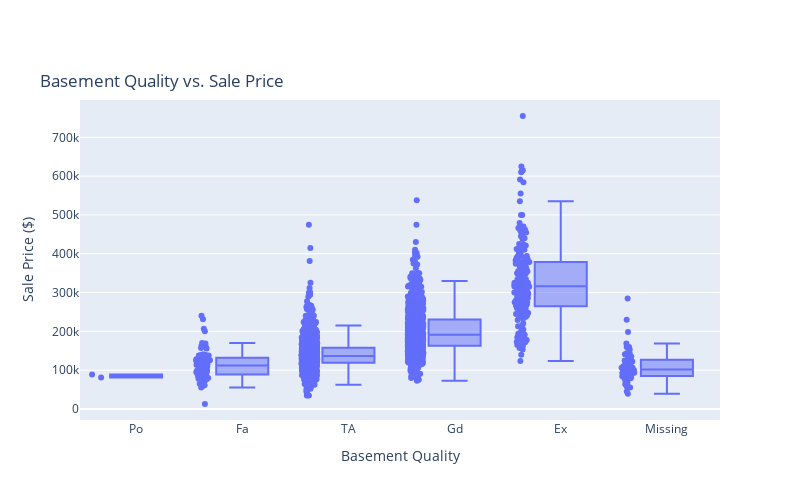

Notebook cell for this chart:
### Code cell
fig = px.box(housing, x='BsmtQual', y='SalePrice', points="all",
             title='Basement Quality vs. Sale Price',
             labels={'BsmtQual': 'Basement Quality', 'SalePrice': 'Sale Price ($)'},
             category_orders={'BsmtQual': ['Po', 'Fa', 'TA', 'Gd', 'Ex']})
fig.update_layout(
    title=dict(y=0.85),
    height=500,
    width=800)

fig.show()

### Figure 1 — Plotly figure (JSON) as saved in the notebook; plotly's stock layout.template omitted (floating-point values rounded to 4 significant figures; data arrays with more than 128 entries replaced by an {"elided": "..."} marker saying what was removed)
{"data": [{"alignmentgroup": "True", "boxpoints": "all", "hovertemplate": "Basement Quality=%{x}<br>Sale Price ($)=%{y}<extra></extra>", "legendgroup": "", "marker": {"color": "#636efa"}, "name": "", "notched": false, "offsetgroup": "", "orientation": "v", "showlegend": false, "type": "box", "x": {"elided": "2579 str values"}, "x0": " ", "xaxis": "x", "y": {"elided": "2579 int values"}, "y0": " ", "yaxis": "y"}], "layout": {"boxmode": "group", "height": 500, "legend": {"tracegroupgap": 0}, "title": {"text": "Basement Quality vs. Sale Price", "y": 0.85}, "width": 800, "xaxis": {"anchor": "y", "categoryarray": ["Po", "Fa", "TA", "Gd", "Ex"], "categoryorder": "array", "domain": [0, 1], "title": {"text": "Basement Quality"}}, "yaxis": {"anchor": "x", "domain": [0, 1], "title": {"text": "Sale Price ($)"}}}}
